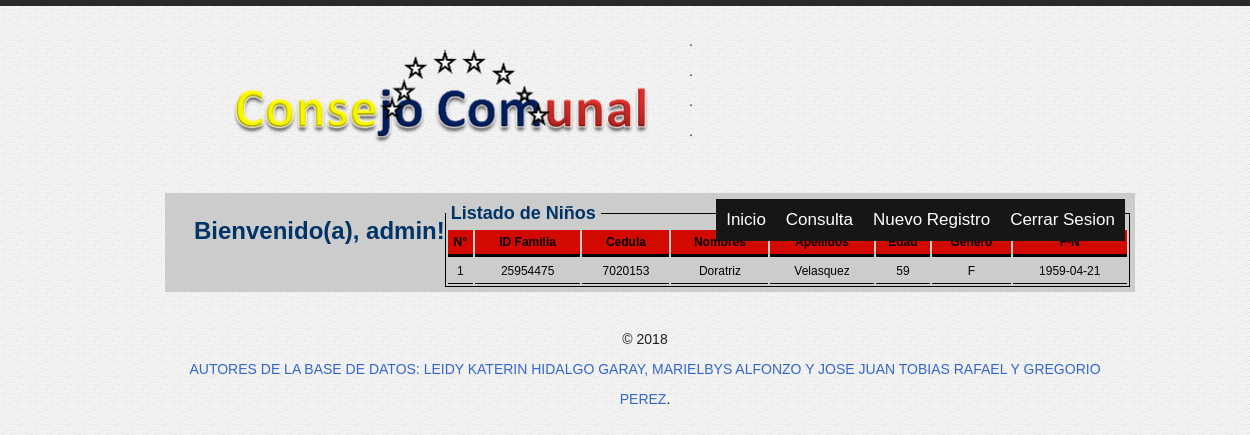
Screenshot of /reporte_am.php (signed in) with the database file from the repository.
### tables this page shows
CREATE TABLE IF NOT EXISTS `registros` (
  `id` int(11) NOT NULL AUTO_INCREMENT,
  `idfamilia` int(15) NOT NULL,
  `Cedula` int(15) NOT NULL,
  `Nombres` varchar(100) NOT NULL,
  `Apellidos` varchar(100) NOT NULL,
  `Edad` varchar(4) NOT NULL,
  `Genero` varchar(100) NOT NULL,
  `F_N` varchar(100) NOT NULL,
  PRIMARY KEY (`id`)
);

### reporte_am.php (the view, shortened to what this page needs)
 <!DOCTYPE html>
<html lang="es">
<head>
    <link rel="stylesheet" type="text/css" media="screen" href="css/reset.css">
    <link rel="stylesheet" type="text/css" media="screen" href="css/style.css">
    <link rel="stylesheet" type="text/css" media="screen" href="css/grid_12.css">
    <link rel="stylesheet" type="text/css" media="screen" href="css/slider.css">
<link rel="stylesheet" type="text/css" media="screen" href="css/general.css">
</head>
  <body onLoad="imprimir();">
<div class="main">
    <?php
    include_once("header.php");
    ?>
    <section id="content"><div class="ic"></div>
    <?php
    include_once("marquee.php");
    ?>
<div id="imprimeme" style="">
<form id='formulario2' method="get">
<fieldset>
		<legend style="font-size:18px;">Listado de Niños</legend>
      <table style="border:1px #FF0000; color:#000000;  text-align:center; width:100%;">
  <tr style="background:#D10900;">
  	<th bordercolor="#FFFFFF" style=" border-bottom-width:3px; border-bottom-style:solid; border-bottom-color:#000000;" scope="col">N°</th>
    <th style=" border-bottom-width:3px; border-bottom-style:solid; border-bottom-color:#000000;"  scope="col">ID Familia</th>
    <th style=" border-bottom-width:3px; border-bottom-style:solid; border-bottom-color:#000000;"  scope="col">Cedula</th>
    <th style=" border-bottom-width:3px; border-bottom-style:solid; border-bottom-color:#000000;"  scope="col">Nombres </th>
	<th style=" border-bottom-width:3px; border-bottom-style:solid; border-bottom-color:#000000;"  scope="col">Apellidos </th>
    <th style=" border-bottom-width:3px; border-bottom-style:solid; border-bottom-color:#000000;"  scope="col">Edad </th>
	<th style=" border-bottom-width:3px; border-bottom-style:solid; border-bottom-color:#000000;"  scope="col">Genero </th>
	<th style=" border-bottom-width:3px; border-bottom-style:solid; border-bottom-color:#000000;"  scope="col">F-N </th>
	        </tr>
<?php
    $query = "select * from registros where Edad > 49 ORDER BY idfamilia DESC";
    $result = mysql_query($query);
$contador=0;
    while ($registro = mysql_fetch_array($result)){
$contador++;
echo "
      <tr  bgcolor='#CCCCCC' align='center'>
	  <td style=' border-bottom-width:1px; border-bottom-style:solid; border-bottom-color:#000000;'>".$contador."</td>
	  <td style=' border-bottom-width:1px; border-bottom-style:solid; border-bottom-color:#000000;'>".$registro['idfamilia']."</td>
      <td style=' border-bottom-width:1px; border-bottom-style:solid; border-bottom-color:#000000;'>".$registro['Cedula']."</td>
      <td style=' border-bottom-width:1px; border-bottom-style:solid; border-bottom-color:#000000;'>".$registro['Nombres']."</td>
	  <td style=' border-bottom-width:1px; border-bottom-style:solid; border-bottom-color:#000000;'>".$registro['Apellidos']."</td>
      <td style=' border-bottom-width:1px; border-bottom-style:solid; border-bottom-color:#000000;'>".$registro['Edad']."</td>
	  <td style=' border-bottom-width:1px; border-bottom-style:solid; border-bottom-color:#000000;'>".$registro['Genero']."</td>
      <td style=' border-bottom-width:1px; border-bottom-style:solid; border-bottom-color:#000000;'>".$registro['F_N']."</td>
	  </tr>
";
}
?>
</table>
</fieldset>
</form>
          </div>
    </section>
   <?php
    include_once("pie.php");
    ?>
</div>
</body>
</html>

### css/style.css (style rules this page uses)
html, body { width:100%; padding:0; margin:0; }
body { font: 14px/25px Arial, Helvetica, sans-serif;color:#292929;min-width:960px;background: url(../images/bg.gif) center 0 repeat;border-top:#292929 6px solid; }
.main { width: 960px; margin: 0 auto; }
#content { width:100%; }

### css/slider.css (style rules this page uses)
* { padding:0;margin:0; }

### css/general.css (style rules this page uses)
body { font-family: Arial, Helvetica, sans-serif; font-size: 14px; line-height: 30px; color: #003366; padding: 20px; background-image: url(../images/bg.gif); }
td, th { font-family: Arial, Helvetica, sans-serif; font-size: 12px; line-height: 24px; color:#000000; }
form { background-color: #CCCCCC; padding:5px; width: 3000px; }
#formulario2 { margin: 0 auto; width: 100%; text-align: center; }
#formulario2 fieldset { border: 1px solid #000000; display: block; text-align: center; }
#formulario2 legend { font-weight: bolder; font-size: 18px; padding: 0 5px; text-align: left; }

### rows the page displays
registros: idfamilia "25954475", Cedula "7020153", Nombres "Doratriz", Apellidos "Velasquez", Edad "59", Genero "F", F_N "1959-04-21"

### other values shown
$_SESSION['username'] "admin"
